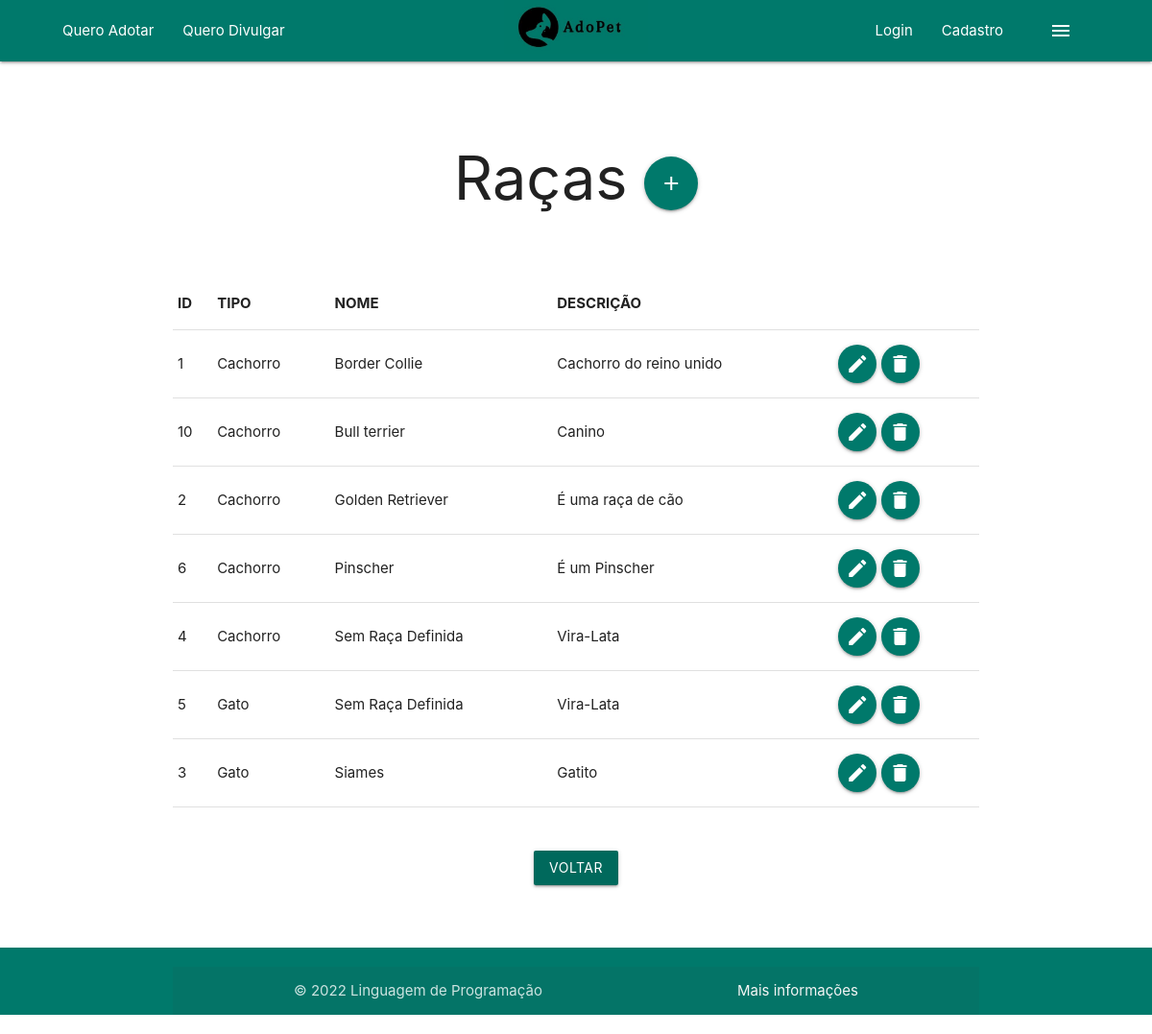
Page /lstRaca.php on the committed database.
### tables this page shows
CREATE TABLE `raca` (
  `id` int(11) NOT NULL,
  `tipo` int(11) NOT NULL,
  `raca` varchar(30) NOT NULL,
  `descricaoraca` varchar(30) NOT NULL
);

CREATE TABLE `animal` (
  `id` int(11) NOT NULL,
  `tipoanimal` varchar(30) NOT NULL,
  `descricaoanimal` varchar(30) NOT NULL
);

### lstRaca.php (the view, shortened to what this page needs)
<?php
include 'menu.php';
$pdo = Conexao::conectar();
$sql  = "select raca.id, raca.raca, raca.descricaoraca, animal.tipoanimal from raca inner join animal on raca.tipo = animal.id order by animal.tipoanimal, raca.raca";
$lstDog = $pdo->query($sql);
?>
<!DOCTYPE html>
<html lang="pt-br">
<head>
    <link rel="stylesheet" href="css/style.css">
    <link rel="stylesheet" href="https://cdnjs.cloudflare.com/ajax/libs/materialize/1.0.0/css/materialize.min.css">
</head>
<body>
    <br>
    <br>
    <h1 class="center">Raças
        <a class="btn-floating btn-large waves-effect waves-light teal darken-2" onclick="JavaScript:location.href='frmInsRaca.php'"><i class="material-icons">add</i></a>
    </h1>
    <br>
    <br>
    <table class="container white">
        <tr>
            <th>ID</th>
            <th>TIPO</th>
            <th>NOME</th>
            <th>DESCRIÇÃO</th>
        </tr>
        <?php
        foreach ($lstDog as $adocao) {
        ?>
            <tr>
                <td><?php echo $adocao['id'] ?></td>
                <td><?php echo $adocao['tipoanimal'] ?></td>
                <td><?php echo $adocao['raca'] ?></td>
                <td><?php echo $adocao['descricaoraca'] ?></td>
                <td><a class="btn-floating btn-medium waves-effect waves-light teal darken-2" onclick="JavaScript:location.href='frmEdtRaca.php?id='+
                    <?php echo $adocao['id']; ?> ">
                        <i class="material-icons">edit</i></a>
                    <a class="btn-floating btn-medium waves-effect waves-light teal darken-2" onclick="JavaScript:location.href='frmRemRaca.php?id='+
                    <?php echo $adocao['id']; ?> ">
                        <i class="material-icons">delete</i></a>
                </td>
            </tr>
        <?php
        }
        ?>
    </table>
    <br>
    <br>
    <div class="row center">
        <button class="btn waves-effect waves-light teal darken-3" type="button" id="btnVoltar" onclick="JavaScript:location.href='index.php'">
            Voltar
        </button>
    </div>
</body>
</html>
<?php
include 'footer.php';
?>

### rows in the picture
raca: id "1", tipo.tipoanimal "Cachorro", raca "Border Collie", descricaoraca "Cachorro do reino unido"
raca: id "10", tipo.tipoanimal "Cachorro", raca "Bull terrier", descricaoraca "Canino"
raca: id "2", tipo.tipoanimal "Cachorro", raca "Golden Retriever", descricaoraca "É uma raça de cão"
raca: id "6", tipo.tipoanimal "Cachorro", raca "Pinscher", descricaoraca "É um Pinscher"
raca: id "4", tipo.tipoanimal "Cachorro", raca "Sem Raça Definida", descricaoraca "Vira-Lata"
raca: id "5", tipo.tipoanimal "Gato", raca "Sem Raça Definida", descricaoraca "Vira-Lata"
raca: id "3", tipo.tipoanimal "Gato", raca "Siames", descricaoraca "Gatito"
